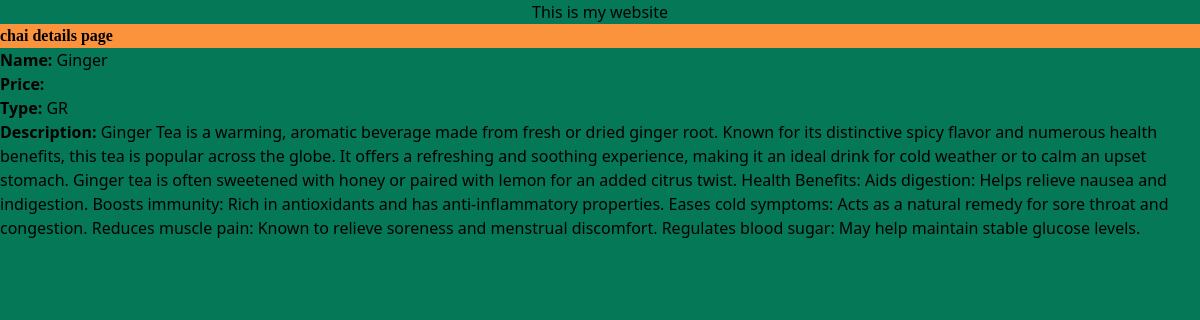
Page /chai/2/ on the committed database.
### chai/models.py (models this page shows, shortened)
class ChaiVarieties(models.Model):
    CHAI_TYPE_CHOICE = [
        ('ML', 'MASALA'),
        ('GR', 'GINGER'),
        ('KL', 'KIWI'),
        ('PL', 'PLAIN'),
        ('EL', 'ELACHI'),
    ]
    name = models.CharField(max_length=100)
    image = models.ImageField(upload_to='chais/')
    date_added = models.DateTimeField(default=timezone.now)
    type = models.CharField(max_length=2, choices=CHAI_TYPE_CHOICE)
    description = models.TextField(blank=True)

### chai/views.py (the view)
# urls.py: path('<int:chai_id>/', views.chai_detail, name='chai_detail'),
def chai_detail(request, chai_id):
    chai = get_object_or_404(ChaiVarieties, pk=chai_id)
    return render(request, 'Chai/chai_detail.html', {'chai': chai})

### chai/templates/Chai/chai_detail.html (shortened to what this page needs)
{% extends "layout.html" %}
{% block content %}
<h1 class="bg-orange-400 font-extrabold font-serif">chai details page</h1>
<p ><strong>Name:</strong> {{ chai.name }}</p>
<p ><strong>Price:</strong> {{ chai.price }}</p>
<p ><strong>Type:</strong> {{ chai.type }}</p>
<p ><strong>Description:</strong> {{ chai.description }}</p>
{% endblock %}

### static/style.css (style rules this page uses)
body { background-color: #047857; }
h1 { font-size: large; }

### rows in the picture
ChaiVarieties: name "Ginger", type "GR", description "Ginger Tea is a warming, aromatic beverage made from fresh or dried ginger root. Known for its distinctive spicy flavor and numerous health benefits, this tea is popular across the globe. It offers a refreshing and soothing experience, making it an ideal drink for cold weather or to calm an upset stomach. Ginger tea is often sweetened with honey or paired with lemon for an added citrus twist. Health Benefits: Aids digestion: Helps relieve nausea and indigestion. Boosts immunity: Rich in antioxidants and has anti-inflammatory properties. Eases cold symptoms: Acts as a natural remedy for sore throat and congestion. Reduces muscle pain: Known to relieve soreness and menstrual discomfort.…"
